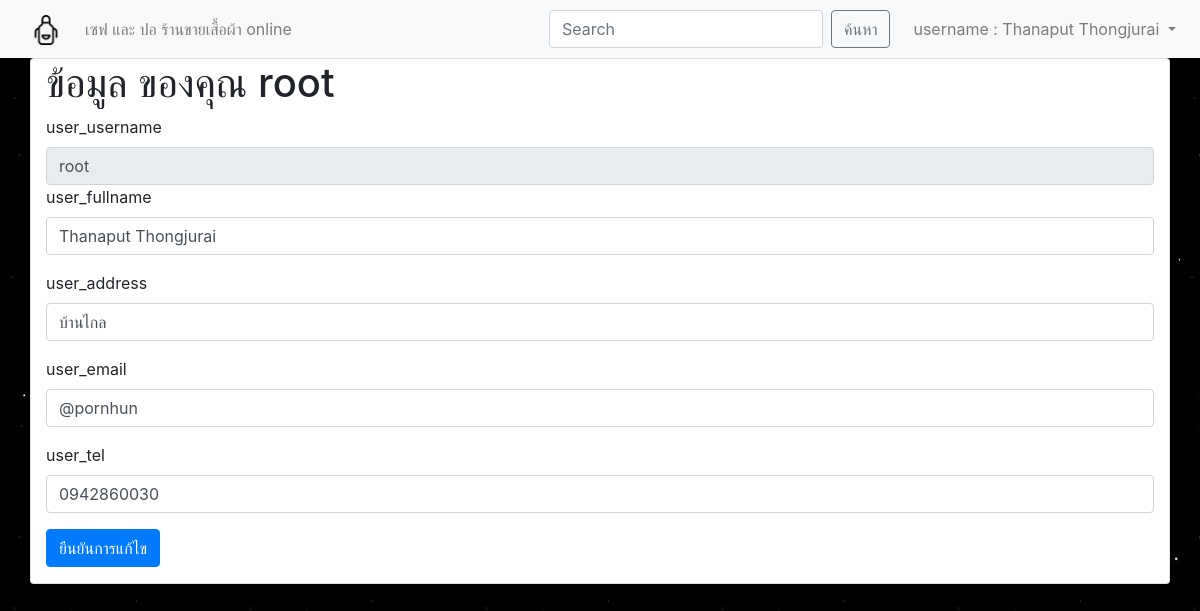
Before: /user_data.php (signed in) with the older database file.
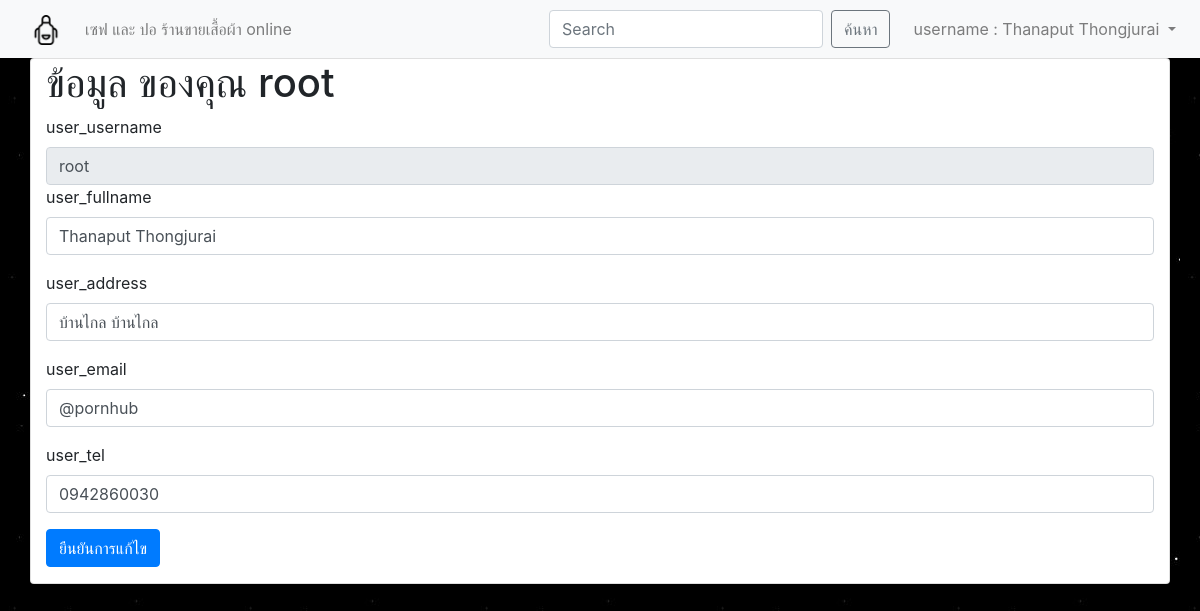
After: the same page with the newer database file.
### tables this page shows
CREATE TABLE `user` (
  `user_username` varchar(16) NOT NULL COMMENT 'ชื่อผู้ใช่',
  `user_password` varchar(16) NOT NULL COMMENT 'รหัสผ่าน',
  `user_fullname` text NOT NULL COMMENT 'ชื่อ-นามสกุล',
  `user_address` text NOT NULL COMMENT 'ที่อยู่',
  `user_email` text NOT NULL COMMENT 'email',
  `user_tel` text NOT NULL COMMENT 'เบอร์โทร',
  `user_status` varchar(1) NOT NULL COMMENT 'สถานะบัญชีผู้ใช้'
);

### user_data.php (the view, shortened to what this page needs)
<?php
require_once('connect.php');
$user_username = $_SESSION["user_username"];
$stmt = $conn->prepare("SELECT `user_username`, `user_fullname`, `user_address`, `user_email`, `user_tel`, `user_status` FROM `user` WHERE `user_username` = '$user_username';");
$stmt->execute();
$user = $stmt->fetch();
?>
<!DOCTYPE html>
<html lang="en">
<head>
    <link rel="stylesheet" href="css/bootstrap.min.css" />
</head>
<body>
    <?php include_once (__DIR__) . ('/include/navbar2.php'); ?>
    <div class="container card ">
<h1>ข้อมูล ของคุณ <?php echo $user['user_username']; ?></h1>
        <form action="user_update_SQL.php" method="POST" enctype="multipart/form-data">
            <div class="form-group">
                <label for="exampleInputEmail1">user_username</label>
                <input disabled name="user_username" class="form-control" aria-describedby="emailHelp" value="<?php echo $user['user_username']; ?>">
            <div class="form-group">
                <label for="exampleInputPassword1">user_fullname</label>
                <input name="user_fullname" class="form-control" value="<?php echo $user['user_fullname']; ?>">
            </div>
            <div class="form-group">
                <label for="exampleInputEmail1">user_address</label>
                <input name="user_address" class="form-control" aria-describedby="emailHelp" value="<?php echo $user['user_address']; ?>">
            </div>
            <div class="form-group">
                <label for="exampleInputEmail1">user_email</label>
                <input name="user_email" class="form-control" aria-describedby="emailHelp" value="<?php echo $user['user_email']; ?>">
            </div>
            <div class="form-group">
                <label for="exampleInputEmail1">user_tel</label>
                <input name="user_tel" class="form-control" aria-describedby="emailHelp" value="<?php echo $user['user_tel']; ?>">
            </div>
            <button type="submit" class="btn btn-primary" name="submit">ยืนยันการแก้ไข</button>
        </form>
    </div>
</body>
</html>

Changed rows visible on the page:
changed user "root": user_address "บ้านไกล" → "บ้านไกล บ้านไกล"; user_email "@pornhun" → "@pornhub"
